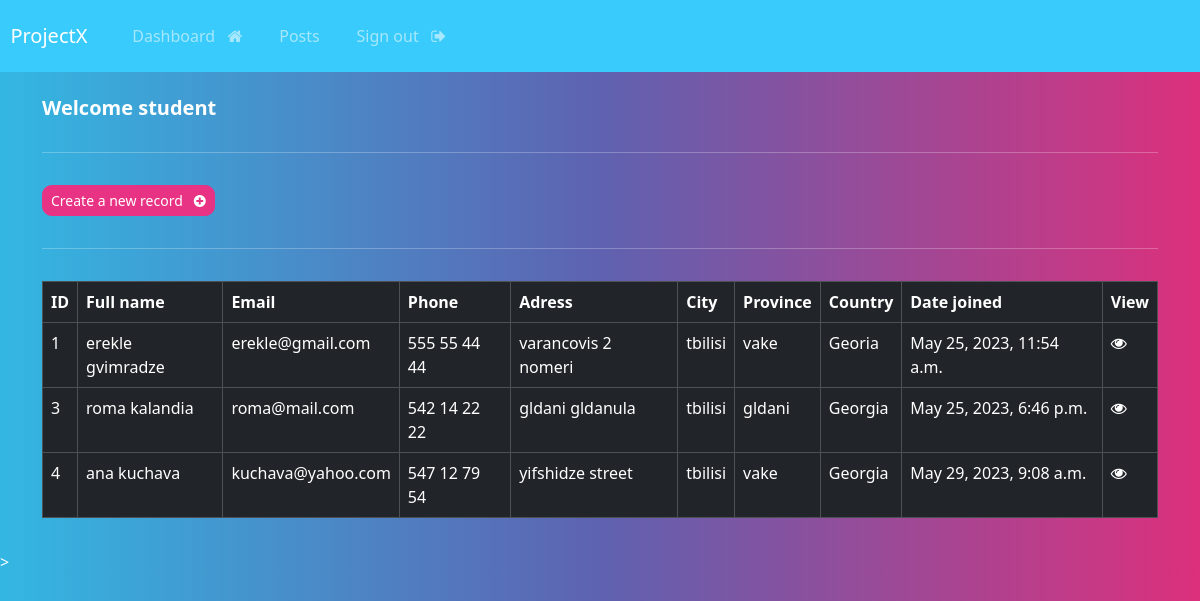
The page /dashboard (signed in) on the database its author committed.
### webapp/models.py (models this page shows, shortened)
class Record(models.Model):
    creation_date = models.DateTimeField(auto_now_add=True) # we add a record when the data is created
    first_name = models.CharField(max_length=100)
    last_name = models.CharField(max_length=100)
    email = models.EmailField(max_length=255)
    phone = models.CharField(max_length=20)
    address = models.CharField(max_length=300)
    city = models.CharField(max_length=255)
    province = models.CharField(max_length=200)
    country = models.CharField(max_length=125)

### webapp/views.py (the view)
# urls.py: path('dashboard', views.dashboard, name='dashboard'),
@login_required(login_url='my-login')
def dashboard(request):
    my_records = Record.objects.all()
    context = {'records': my_records}
    return render(request, 'webapp/dashboard.html', context)

### templates/webapp/dashboard.html
{% extends 'webapp/base.html' %}
{% block content %}
<h5>Welcome {{ user }}</h5>
<hr>
<a href="{% url 'create-record' %}" class="btn btn-primary btn-sm" >
    Create a new record &nbsp; <i class="fa fa-plus-circle" aria-hidden="true"></i>
</a>
<hr>
<table class="table table-dark table-hover table-bordered">
    <thead class="table-dark">
        <tr>
            <th scope='col'>ID</th>
            <th scope='col'>Full name</th>
            <th scope='col'>Email</th>
            <th scope='col'>Phone</th>
            <th scope='col'>Adress</th>
            <th scope='col'>City</th>
            <th scope='col'>Province</th>
            <th scope='col'>Country</th>
            <th scope='col'>Date joined</th>
            <th scope='col'>View</th>
        </tr>
    </thead>
    <tbody>
        {% if records %}
        {% for record in records %}
        <tr>
            <td> {{record.id}} </td>
            <td> {{record.first_name}} {{ record.last_name }} </td>
            <td> {{record.email}} </td>
            <td> {{record.phone}} </td>
            <td> {{record.address}} </td>
            <td> {{record.city}} </td>
            <td> {{record.province}} </td>
            <td> {{record.country}} </td>
            <td> {{record.creation_date}} </td>
            <td> <a href="{% url 'record' record.id %}"><i class="fa fa-eye" aria-hidden="true"></i></a></td>
        </tr>
        {% endfor %}
        {% endif %}
    </tbody>
</table>
{% endblock content %}

### rows shown on the page
Record: id "1", first_name "erekle", last_name "gvimradze", email "erekle@gmail.com", phone "555 55 44 44", address "varancovis 2 nomeri", city "tbilisi", province "vake", country "Georia", creation_date "May 25, 2023, 11:54 a.m."
Record: id "3", first_name "roma", last_name "kalandia", email "roma@mail.com", phone "542 14 22 22", address "gldani gldanula", city "tbilisi", province "gldani", country "Georgia", creation_date "May 25, 2023, 6:46 p.m."
Record: id "4", first_name "ana", last_name "kuchava", email "kuchava@yahoo.com", phone "547 12 79 54", address "yifshidze street", city "tbilisi", province "vake", country "Georgia", creation_date "May 29, 2023, 9:08 a.m."

### other values the page prints
{{ user }} "student"
